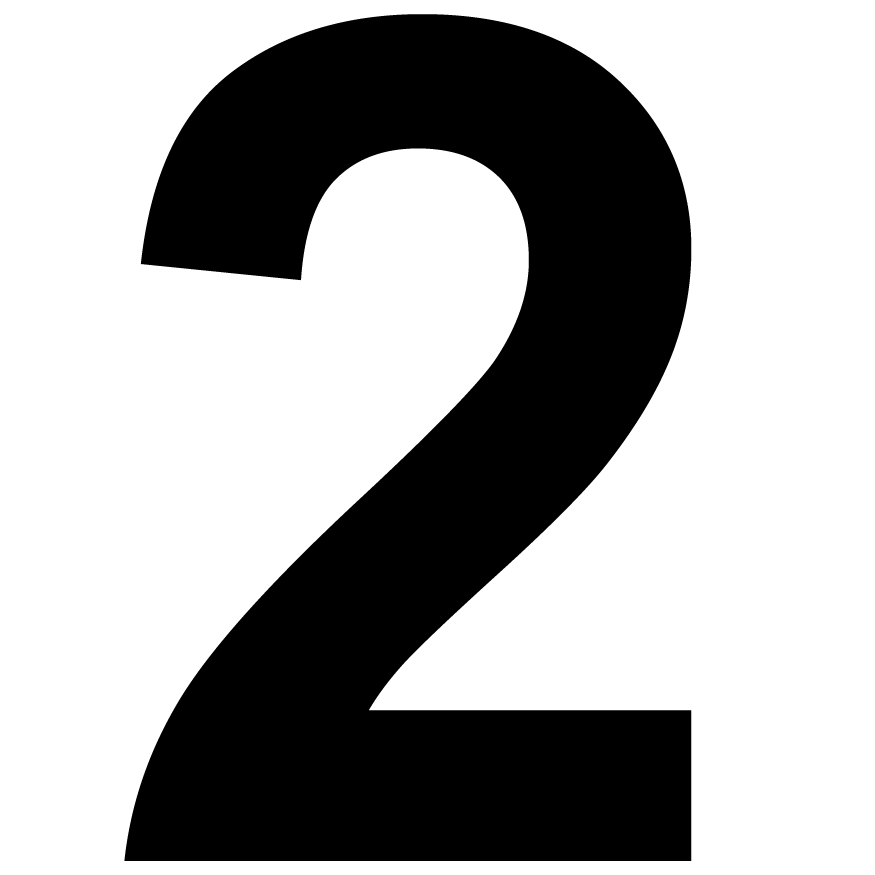
%> input picture images/real_testing/testing_image1.jpg, 3500 x 3500 px (shown at 1/4 size); its folder holds only this picture in this run
$ octave real_world_testing.m   (GNU Octave 9; MATLAB toolbox functions it lacks are replaced by stand-ins)
%> lines starting %> are read from the running program, lines starting %| are printed output that depends on the picture; in (x1, y1, x2, y2) boxes, pixels count from 0 and x2, y2 are one past the last pixel; in counts of white or black regions, pixels touching at a corner belong together; the program's own positions count from 1
### matlab/conv_layer_forward.m
function [output] = conv_layer_forward(input, layer, param)
% Conv layer forward
% input: struct with input data
% layer: convolution layer struct
% param: weights for the convolution layer

% output:

h_in = input.height;
w_in = input.width;
c = input.channel;
batch_size = input.batch_size;
k = layer.k;
pad = layer.pad;
stride = layer.stride;
num = layer.num;
% resolve output shape
h_out = (h_in + 2*pad - k) / stride + 1;
w_out = (w_in + 2*pad - k) / stride + 1;

assert(h_out == floor(h_out), 'h_out is not integer')
assert(w_out == floor(w_out), 'w_out is not integer')
input_n.height = h_in;
input_n.width = w_in;
input_n.channel = c;

%% Fill in the code
% Iterate over the each image in the batch, compute response,
% Fill in the output datastructure with data, and the shape.

output.height = h_out;
output.width = w_out;
output.channel = num;
output.batch_size = batch_size;


temp_data = zeros(h_out*w_out, num);

for i = 1:batch_size
    input_n.data = input.data(:,i);
    col_conv_data = im2col_conv(input_n, layer, h_out, w_out);
    col_conv_data = reshape(col_conv_data,k*k*c, h_out*w_out);
    for j = 1:num
        arrX = zeros(1,h_out * w_out) +1;
        arr_bias = transpose(param.b(:,j) * arrX);
        temp_data(:,j) = transpose(col_conv_data) * param.w(:,j) + arr_bias;
    end
    output.data(:,i) = reshape(temp_data, h_out*w_out*num,1);
end

end

### matlab/relu_forward.m
function [output] = relu_forward(input)
output.height = input.height;
output.width = input.width;
output.channel = input.channel;
output.batch_size = input.batch_size;

% Replace the following line with your implementation.

output.data = max(zeros(size(input.data)),input.data);


end

### matlab/convnet_forward.m
function [output, P] = convnet_forward(params, layers, data)
    l = length(layers);
    %batch_size = layers{1}.batch_size;
    assert(strcmp(layers{1}.type, 'DATA') == 1, 'first layer must be data layer');
    output{1}.data = data;
    output{1}.height = layers{1}.height;
    output{1}.width = layers{1}.width;
    output{1}.channel = layers{1}.channel;
    output{1}.batch_size = layers{1}.batch_size;
    output{1}.diff = 0;
    for i = 2:l-1
        switch layers{i}.type
            case 'CONV'
                output{i} = conv_layer_forward(output{i-1}, layers{i}, params{i-1});
            case 'POOLING'
                output{i} = pooling_layer_forward(output{i-1}, layers{i});
            case 'IP'
                output{i} = inner_product_forward(output{i-1}, layers{i}, params{i-1});
            case 'RELU'
                output{i} = relu_forward(output{i-1});
            case 'ELU'
                output{i} = elu_forward(output{i-1}, layers{i});
        end
    end
    if nargout > 1
        W = bsxfun(@plus, params{l-1}.w * output{l-1}.data, params{l-1}.b);
        W = [W; zeros(1, size(W, 2))];
        W=bsxfun(@minus, W, max(W));
        W=exp(W);

        % Convert to Probabilities by normalizing
        P=bsxfun(@rdivide, W, sum(W));
    end
end

### matlab/get_lenet.m
function layers = get_lenet()

    layers{1}.type = 'DATA';
    layers{1}.height = 28;
    layers{1}.width = 28;
    layers{1}.channel = 1;
    layers{1}.batch_size = 100;

    layers{2}.type = 'CONV';
    layers{2}.num = 20;
    layers{2}.k = 5;
    layers{2}.stride = 1;
    layers{2}.pad = 0;
    layers{2}.group = 1;

    layers{3}.type = 'RELU';

    layers{4}.type = 'POOLING';
    layers{4}.k = 2;
    layers{4}.stride = 2;
    layers{4}.pad = 0;


    layers{5}.type = 'CONV';
    layers{5}.k = 5;
    layers{5}.stride = 1;
    layers{5}.pad = 0;
    layers{5}.group = 1;
    layers{5}.num = 50;

    layers{6}.type = 'RELU';

    layers{7}.type = 'POOLING';
    layers{7}.k = 2;
    layers{7}.stride = 2;
    layers{7}.pad = 0;

    layers{8}.type = 'IP';
    layers{8}.num = 500;
    layers{8}.init_type = 'uniform';

    layers{9}.type = 'RELU';

    layers{10}.type = 'LOSS';
    layers{10}.num = 10;

end

### matlab/real_world_testing.m
%% Network defintion
layers = get_lenet();
layers{1}.batch_size = 1;

%load the train weights
load lenet.mat

% Reading "img_num" of test images from the relative path
for img_num = 1:5
    path = sprintf('../images/real_testing/testing_image%d.jpg', img_num);
    test_image = imread(path);

    %changing the dimesnions of image from RGB(3) to gray scale
    if ndims(test_image)==3
        test_image = rgb2gray(test_image);
%> test_image: size 3500x3500 uint8; 65.8% white; 1 black region, box (x1, y1, x2, y2) and area: (498, 57, 2765, 3444) 4184584
    end

    test_image = imresize(test_image, [28,28]);
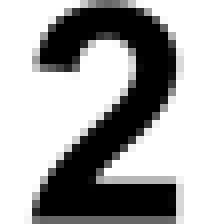
%> test_image: size 28x28 uint8 (shown 8 times larger); min 0, max 255, mean 167.5
    test_image = double(test_image)/255;
%> test_image: size 28x28 double
    test_image = reshape(test_image,[],1);
%> test_image = 784 values, max 1 at index 1, min 0 at index 148, mean 0.657

    [~, P] = convnet_forward(params, layers, test_image(:));
%> the loop in convnet_forward, `for i = 2:l-1` made 3 passes
%> (h_in in conv_layer_forward, w_in in conv_layer_forward, c in conv_layer_forward, batch_size in conv_layer_forward, h_out in conv_layer_forward, w_out in conv_layer_forward) on pass 1: (28, 28, 1, 1, 24, 24)
%> the run ends on the next line
